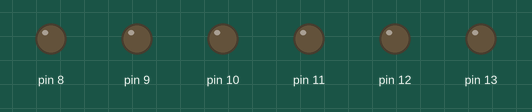
The sketch below on a simulated Arduino Uno, built with avr-gcc and run on an emulated ATmega328P. Parts: output pins drawn as LEDs (lit = HIGH).

Above: at 0.1 s.
At 5.1 s:
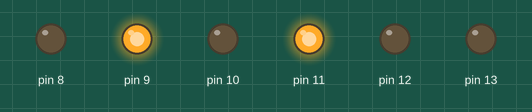
At 10.1 s:
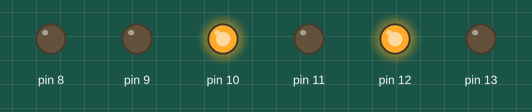
At 20.1 s:
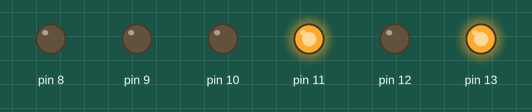
At 30.1 s:
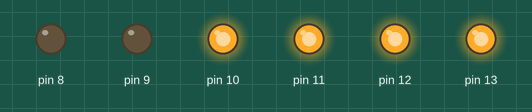
At 39.75 s:
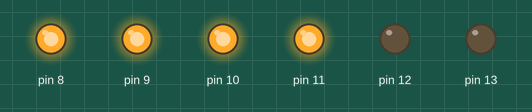
Timing chart, 0 to 40.0 s (numbered marks = the images above):
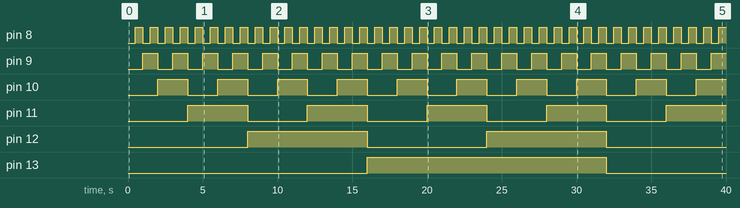

The sketch:

bin_counter_port_b.ino
```cpp
// (licence header left out)
/* O endereco 0x24 eh o DDRB (Port B Data Direction Register) */
#define DDRB  (*((byte *)0x24))
/* O endereco 0x25 eh o PORTB (Port B Data Register) */
#define PORTB (*((byte *)0x25))

void setup() {
/*pinMode( 8, OUTPUT);
  pinMode( 9, OUTPUT);
  pinMode(10, OUTPUT);
  pinMode(11, OUTPUT);
  pinMode(12, OUTPUT);
  pinMode(13, OUTPUT);*/
  DDRB = 0x3f;
}

void loop() {
  for (byte b = 0; b < 64; b++) {
  /*digitalWrite( 8, b &  1);
    digitalWrite( 9, b &  2);
    digitalWrite(10, b &  4);
    digitalWrite(11, b &  8);
    digitalWrite(12, b & 16);
    digitalWrite(13, b & 32);*/
    PORTB = b;
    delay(500);
  }
}
```

Measured:
- by itself, pin 8: alternates HIGH for 0.50 s and LOW for 0.50 s
- by itself, pin 9: alternates HIGH for 1.0 s and LOW for 1.0 s
- by itself, pin 10: alternates HIGH for 2.0 s and LOW for 2.0 s
- by itself, pin 11: alternates HIGH for 4.0 s and LOW for 4.0 s
- by itself, pin 12: alternates HIGH for 8.0 s and LOW for 8.0 s
- by itself, pin 13: LOW → HIGH at 16.0 s, → LOW 16.0 s later
